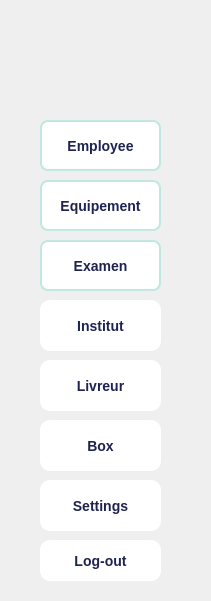
  <widget class="QWidget" name="LeftMenu" native="true">
   <property name="geometry">
    <rect>
     <x>0</x>
     <y>0</y>
     <width>211</width>
     <height>601</height>
    </rect>
   </property>
   <widget class="QWidget" name="verticalWidget" native="true">
    <property name="geometry">
     <rect>
      <x>0</x>
      <y>-10</y>
      <width>211</width>
      <height>671</height>
     </rect>
    </property>
    <property name="styleSheet">
     <string notr="true"> background: qlineargradient(
        x1: 0, y1: 0,
        x2: 0, y2: 1,
        stop: 0 #e3f2fd,   /* very light blue */
        stop: 0.5 #90caf9, /* soft sky blue */
        stop: 1 #1565c0    /* deep blue */
    );</string>
    </property>
    <widget class="QPushButton" name="pushButton">
     <property name="geometry">
      <rect>
       <x>40</x>
       <y>130</y>
       <width>121</width>
       <height>51</height>
      </rect>
     </property>
     <property name="font">
      <font>
       <pointsize>-1</pointsize>
       <bold>true</bold>
      </font>
     </property>
     <property name="styleSheet">
      <string notr="true"> background-color: #FFFFFF;
    border: 2px solid #C0E8E0;
    border-radius: 8px;
    padding: 6px 10px;
    font-size: 14px;
    color: #1E2350;</string>
     </property>
     <property name="text">
      <string>Employee</string>
     </property>
     <property name="icon">
      <iconset resource="Ressources.qrc">
       <normaloff>:/new/prefix1/Ressources/user-48.png</normaloff>:/new/prefix1/Ressources/user-48.png</iconset>
     </property>
    </widget>
    <widget class="QPushButton" name="pushButton_2">
     <property name="geometry">
      <rect>
       <x>40</x>
       <y>190</y>
       <width>121</width>
       <height>51</height>
      </rect>
     </property>
     <property name="font">
      <font>
       <pointsize>-1</pointsize>
       <bold>true</bold>
      </font>
     </property>
     <property name="styleSheet">
      <string notr="true"> background-color: #FFFFFF;
    border: 2px solid #C0E8E0;
    border-radius: 8px;
    padding: 6px 10px;
    font-size: 14px;
    color: #1E2350;</string>
     </property>
     <property name="text">
      <string>Equipement</string>
     </property>
     <property name="icon">
      <iconset resource="Ressources.qrc">
       <normaloff>:/new/prefix1/Ressources/tool-box-48.png</normaloff>:/new/prefix1/Ressources/tool-box-48.png</iconset>
     </property>
    </widget>
    <widget class="QPushButton" name="pushButton_3">
     <property name="geometry">
      <rect>
       <x>40</x>
       <y>250</y>
       <width>121</width>
       <height>51</height>
      </rect>
     </property>
     <property name="font">
      <font>
       <pointsize>-1</pointsize>
       <bold>true</bold>
      </font>
     </property>
     <property name="styleSheet">
      <string notr="true"> background-color: #FFFFFF;
    border: 2px solid #C0E8E0;
    border-radius: 8px;
    padding: 6px 10px;
    font-size: 14px;
    color: #1E2350;</string>
     </property>
     <property name="text">
      <string>Examen</string>
     </property>
     <property name="icon">
      <iconset resource="Ressources.qrc">
       <normaloff>:/new/prefix1/Ressources/paper-48.png</normaloff>:/new/prefix1/Ressources/paper-48.png</iconset>
     </property>
    </widget>
    <widget class="QPushButton" name="pushButton_4">
     <property name="geometry">
      <rect>
       <x>40</x>
       <y>310</y>
       <width>121</width>
       <height>51</height>
      </rect>
     </property>
     <property name="font">
      <font>
       <pointsize>-1</pointsize>
       <bold>true</bold>
      </font>
     </property>
     <property name="styleSheet">
      <string notr="true">  background-color: #FFFFFF;
    color: #1E2350;
    border-radius: 10px;
    font-size: 14px;
    padding: 8px;</string>
     </property>
     <property name="text">
      <string>Institut</string>
     </property>
     <property name="icon">
      <iconset resource="Ressources.qrc">
       <normaloff>:/new/prefix1/Ressources/building-48.png</normaloff>:/new/prefix1/Ressources/building-48.png</iconset>
     </property>
    </widget>
    <widget class="QPushButton" name="pushButton_9">
     <property name="geometry">
      <rect>
       <x>40</x>
       <y>370</y>
       <width>121</width>
       <height>51</height>
      </rect>
     </property>
     <property name="font">
      <font>
       <pointsize>-1</pointsize>
       <bold>true</bold>
      </font>
     </property>
     <property name="styleSheet">
      <string notr="true">  background-color: #FFFFFF;
    color: #1E2350;
    border-radius: 10px;
    font-size: 14px;
    padding: 8px;</string>
     </property>
     <property name="text">
      <string>Livreur</string>
     </property>
     <property name="icon">
      <iconset resource="Ressources.qrc">
       <normaloff>:/new/prefix1/Ressources/delivery-48.png</normaloff>:/new/prefix1/Ressources/delivery-48.png</iconset>
     </property>
    </widget>
    <widget class="QPushButton" name="pushButton_10">
     <property name="geometry">
      <rect>
       <x>40</x>
       <y>430</y>
       <width>121</width>
       <height>51</height>
      </rect>
     </property>
     <property name="font">
      <font>
       <pointsize>-1</pointsize>
       <bold>true</bold>
      </font>
     </property>
     <property name="styleSheet">
      <string notr="true">  background-color: #FFFFFF;
    color: #1E2350;
    border-radius: 10px;
    font-size: 14px;
    padding: 8px;</string>
     </property>
     <property name="text">
      <string>Box</string>
     </property>
     <property name="icon">
      <iconset resource="Ressources.qrc">
       <normaloff>:/new/prefix1/Ressources/tool-box-48.png</normaloff>:/new/prefix1/Ressources/tool-box-48.png</iconset>
     </property>
    </widget>
    <widget class="QPushButton" name="pushButton_13">
     <property name="geometry">
      <rect>
       <x>40</x>
       <y>490</y>
       <width>121</width>
       <height>51</height>
      </rect>
     </property>
     <property name="font">
      <font>
       <pointsize>-1</pointsize>
       <bold>true</bold>
      </font>
     </property>
     <property name="styleSheet">
      <string notr="true">  background-color: #FFFFFF;
    color: #1E2350;
    border-radius: 10px;
    font-size: 14px;
    padding: 8px;</string>
     </property>
     <property name="text">
      <string>Settings</string>
     </property>
     <property name="icon">
      <iconset resource="Ressources.qrc">
       <normaloff>:/new/prefix1/Ressources/settings-5-48.png</normaloff>:/new/prefix1/Ressources/settings-5-48.png</iconset>
     </property>
    </widget>
    <widget class="QPushButton" name="pushButton_17">
     <property name="geometry">
      <rect>
       <x>40</x>
       <y>550</y>
       <width>121</width>
       <height>41</height>
      </rect>
     </property>
     <property name="font">
      <font>
       <pointsize>-1</pointsize>
       <bold>true</bold>
      </font>
     </property>
     <property name="styleSheet">
      <string notr="true">  background-color: #FFFFFF;
    color: #1E2350;
    border-radius: 10px;
    font-size: 14px;
    padding: 8px;</string>
     </property>
     <property name="text">
      <string>Log-out</string>
     </property>
     <property name="icon">
      <iconset resource="Ressources.qrc">
       <normaloff>:/new/prefix1/Ressources/logout-48.png</normaloff>:/new/prefix1/Ressources/logout-48.png</iconset>
     </property>
    </widget>
    <widget class="QLabel" name="label_8">
     <property name="geometry">
      <rect>
       <x>0</x>
       <y>-10</y>
       <width>201</width>
       <height>191</height>
      </rect>
     </property>
     <property name="styleSheet">
      <string notr="true">image: url(:/new/prefix1/Ressources/e0ff5635-a1d6-406a-ae4c-6240633d745e.png);
background:transparent;</string>
     </property>
     <property name="text">
      <string/>
     </property>
    </widget>
   </widget>
  </widget>
